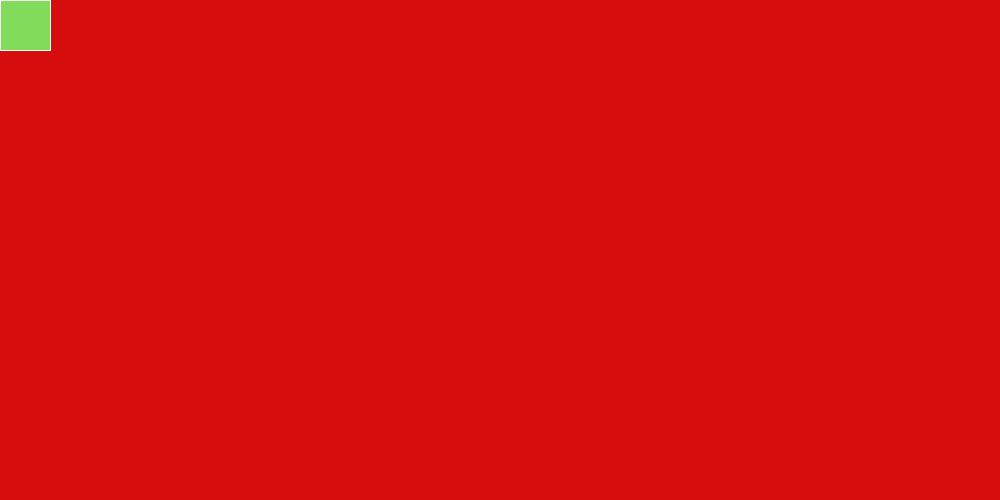
Frame 1 (no input)
Frame 60 (the mouse pressed at the canvas centre just before this capture): identical to frame 1, image omitted
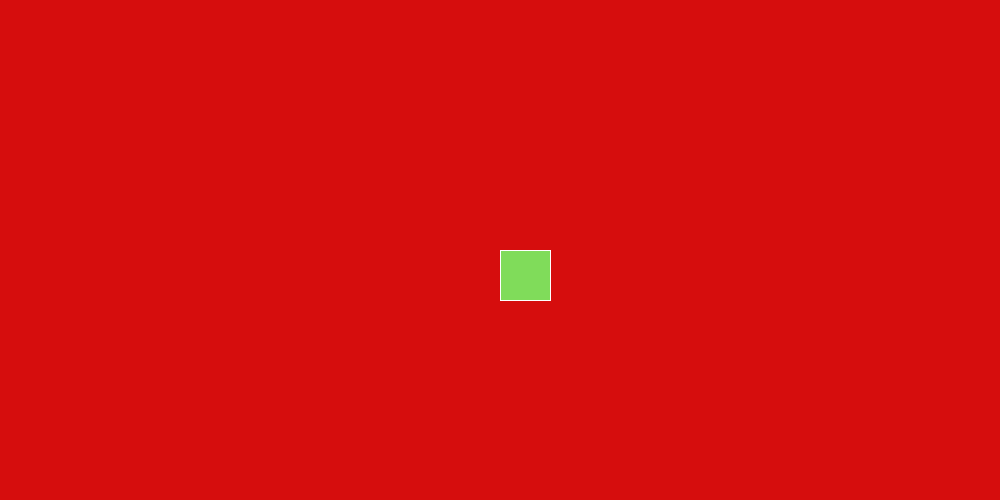
Frame 120 (the mouse held since frame 60 and released just before this capture)

The Processing sketch that drew these frames (run headless with seeded random() and noise(); from frame 60 on, the mouse is pressed at the canvas centre):

// Processing sketch: Exercise
// ── Exercise.pde
// static drawings!!
// colors: RGB = red, green, blue
//shape(x, y, width, height)

//size( 500, 200 );
//background(200, 180, 150);

//stroke(234, 0, 0);
//rect (200, 100, 30, 40);

/**

the color for a picture has to go before the actual shape

stroke(222, 50, 100);
fill(19, 19, 164);
ellipse(215, 120, 45, 30); 

**/

//interact
// setup = things that happen once at the beginning
    // function size (width, height); - size of canvas
// draw = goes on forever - goes in LOOPS
    // background then shape then ellipse etc. 
// void action etc (){ code } --> azione!!
// varying the way shapes are drawn - give variables (e.g. x value of mouse and y value of mouse)

void setup (){
  size(1000, 500);
  background( #D60D0D);
  
 /** If background put in setup, then you draw therefore the things that you move in draw will leave things
 behind, like actually drawing, while if you put the backfround in draw the things will just move without
 leaving any drawing behind **/
 // color can also be inserted with the color selector in tools and then just write the value for it
 

}

void draw (){

  // if no background, then the thing doesn't run smoothly -- mainly leaves pictures of itself behind. 
 // color can also be inserted with the color selector in tools and then just write the value for it
 

  stroke(255, 255, 255);
  fill(128, 220, 90);
  
  // CONDIITIONAL STATEMENT true and false questions make it so that they can have more animation options 
  /** if ( action ) {
 } **/
 
 if(mousePressed){
 background( #D60D0D);
 
 // causes what drawn to be erased
 }
 
/**saying that when the thing is pressed, the background stays fixed, but the rectangle stays therere because it isn't
in the if function. If it were there then it would print the rectangle wher the mouse is but clear everything that was
put there before. If the reactangle was to go in an else function, then when clicked, it would only show the red background
without the rectangle on the pointer, and then when that was left it would draw again (what was drawin before would be 
erased)**/

   rect (mouseX, mouseY, 50, 50);

/** if rectangle in the if with the background, it would cause it to be printed on the screen, but when clicked again it 
would erase and print in the other position. Similarly, if it would be put in the if function without the background
it would just keep printing the rectangles without erasing it as the background wouldn't be set back to normal*/

 }
 


  
